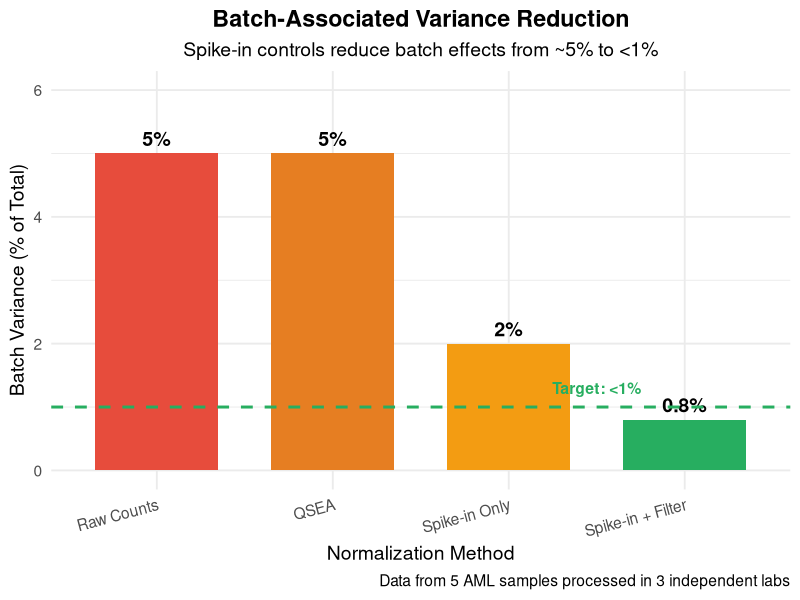
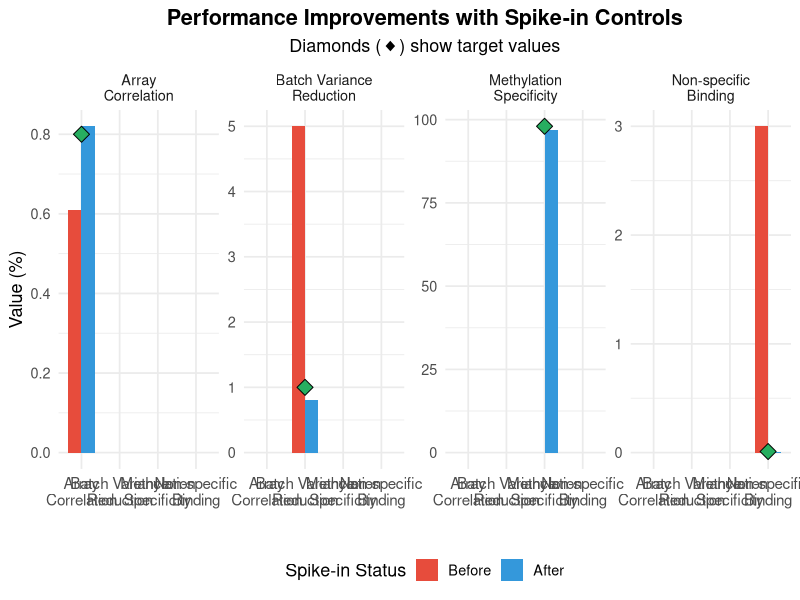

Generate these figures, in order, with R:
## ---- chunk 1
knitr::opts_chunk$set(echo = FALSE, warning = FALSE, message = FALSE)
library(ggplot2)
library(dplyr)
## ---- chunk 2
variance_data <- data.frame(
  Method = factor(c("Raw Counts", "QSEA", "Spike-in Only", "Spike-in + Filter"),
                  levels = c("Raw Counts", "QSEA", "Spike-in Only", "Spike-in + Filter")),
  Batch_Variance = c(5.0, 5.0, 2.0, 0.8),
  Biological_Variance = c(75, 76, 76, 82)
)

ggplot(variance_data, aes(x = Method, y = Batch_Variance, fill = Method)) +
  geom_col(width = 0.7) +
  geom_text(aes(label = paste0(Batch_Variance, "%")), 
            vjust = -0.5, size = 5, fontface = "bold") +
  geom_hline(yintercept = 1, linetype = "dashed", color = "#27AE60", size = 1) +
  annotate("text", x = 3.5, y = 1.3, label = "Target: <1%", 
           color = "#27AE60", fontface = "bold", size = 4) +
  scale_fill_manual(values = c("#E74C3C", "#E67E22", "#F39C12", "#27AE60")) +
  labs(
    title = "Batch-Associated Variance Reduction",
    subtitle = "Spike-in controls reduce batch effects from ~5% to <1%",
    x = "Normalization Method",
    y = "Batch Variance (% of Total)",
    caption = "Data from 5 AML samples processed in 3 independent labs"
  ) +
  ylim(0, 6) +
  theme_minimal(base_size = 14) +
  theme(
    plot.title = element_text(face = "bold", hjust = 0.5),
    plot.subtitle = element_text(hjust = 0.5),
    legend.position = "none",
    axis.text.x = element_text(angle = 15, hjust = 1)
  )
## ---- chunk 3
metrics_data <- data.frame(
  Metric = c("Batch Variance\nReduction", "Array\nCorrelation", "Methylation\nSpecificity", "Non-specific\nBinding"),
  Before = c(5.0, 0.61, NA, 3.0),
  After = c(0.8, 0.82, 97, 0.01),
  Target = c(1.0, 0.80, 98, 0.01)
)

library(tidyr)
metrics_long <- metrics_data %>%
  pivot_longer(cols = c(Before, After), names_to = "Status", values_to = "Value") %>%
  mutate(Status = factor(Status, levels = c("Before", "After")))

ggplot(metrics_long, aes(x = Metric, y = Value, fill = Status)) +
  geom_col(position = "dodge", width = 0.7) +
  geom_point(data = metrics_data, aes(y = Target, x = Metric), 
             shape = 23, size = 4, fill = "#27AE60", color = "black", inherit.aes = FALSE) +
  scale_fill_manual(values = c("Before" = "#E74C3C", "After" = "#3498DB")) +
  labs(
    title = "Performance Improvements with Spike-in Controls",
    subtitle = "Diamonds (◆) show target values",
    x = "",
    y = "Value (%)",
    fill = "Spike-in Status"
  ) +
  theme_minimal(base_size = 13) +
  theme(
    plot.title = element_text(face = "bold", hjust = 0.5),
    plot.subtitle = element_text(hjust = 0.5),
    legend.position = "bottom",
    axis.text.x = element_text(size = 11)
  ) +
  facet_wrap(~Metric, scales = "free_y", nrow = 1)
